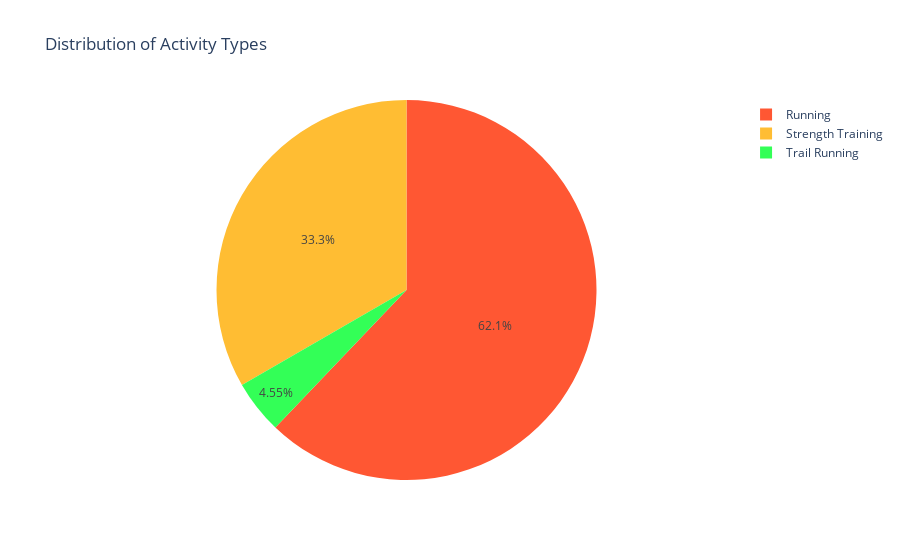

Notebook code for this chart:
### Code cell
def create_activity_pie_chart(df):
    """
    Creates a pie chart showing the distribution of activity types.

    Parameters:
    - df (DataFrame): Input DataFrame containing activity data.
    """
    activity_counts = df['Activity Type'].value_counts()

    fig = px.pie(activity_counts, values=activity_counts.values, names=activity_counts.index, 
                 title='Distribution of Activity Types', color_discrete_sequence=['#FF5733', '#FFBD33', '#33FF57'])

    fig.show()

# Assuming your DataFrame is named df
create_activity_pie_chart(df)

### Figure 1 — Plotly figure (JSON) as saved in the notebook; plotly's stock layout.template omitted (floating-point values rounded to 4 significant figures)
{"data": [{"domain": {"x": [0, 1], "y": [0, 1]}, "hovertemplate": "Activity Type=%{label}<br>value=%{value}<extra></extra>", "labels": ["Running", "Strength Training", "Trail Running"], "legendgroup": "", "name": "", "showlegend": true, "type": "pie", "values": [41, 22, 3]}], "layout": {"legend": {"tracegroupgap": 0}, "piecolorway": ["#FF5733", "#FFBD33", "#33FF57"], "title": {"text": "Distribution of Activity Types"}}}
